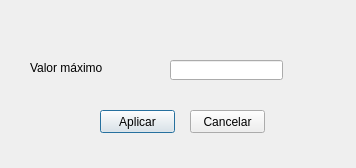
<?xml version="1.0" encoding="UTF-8"?>
<ui version="4.0">
 <class>Dialog</class>
 <widget class="QDialog" name="Dialog">
  <property name="geometry">
   <rect>
    <x>0</x>
    <y>0</y>
    <width>356</width>
    <height>168</height>
   </rect>
  </property>
  <property name="minimumSize">
   <size>
    <width>356</width>
    <height>168</height>
   </size>
  </property>
  <property name="maximumSize">
   <size>
    <width>356</width>
    <height>168</height>
   </size>
  </property>
  <property name="windowTitle">
   <string>Método de eliminación</string>
  </property>
  <widget class="QLabel" name="label_background">
   <property name="geometry">
    <rect>
     <x>0</x>
     <y>0</y>
     <width>411</width>
     <height>241</height>
    </rect>
   </property>
   <property name="text">
    <string/>
   </property>
   <property name="pixmap">
    <pixmap>backgroud.png</pixmap>
   </property>
  </widget>
  <widget class="QLabel" name="label_title">
   <property name="geometry">
    <rect>
     <x>10</x>
     <y>20</y>
     <width>331</width>
     <height>21</height>
    </rect>
   </property>
   <property name="font">
    <font>
     <family>SansSerif</family>
     <pointsize>11</pointsize>
    </font>
   </property>
   <property name="text">
    <string/>
   </property>
   <property name="wordWrap">
    <bool>false</bool>
   </property>
  </widget>
  <widget class="QLineEdit" name="field_maxValue">
   <property name="geometry">
    <rect>
     <x>170</x>
     <y>60</y>
     <width>113</width>
     <height>20</height>
    </rect>
   </property>
  </widget>
  <widget class="QLabel" name="label_maxValue">
   <property name="geometry">
    <rect>
     <x>30</x>
     <y>60</y>
     <width>121</width>
     <height>16</height>
    </rect>
   </property>
   <property name="text">
    <string>Valor máximo</string>
   </property>
  </widget>
  <widget class="QPushButton" name="button_apply">
   <property name="geometry">
    <rect>
     <x>100</x>
     <y>110</y>
     <width>75</width>
     <height>23</height>
    </rect>
   </property>
   <property name="text">
    <string>Aplicar</string>
   </property>
  </widget>
  <widget class="QPushButton" name="button_cancel">
   <property name="geometry">
    <rect>
     <x>190</x>
     <y>110</y>
     <width>75</width>
     <height>23</height>
    </rect>
   </property>
   <property name="text">
    <string>Cancelar</string>
   </property>
  </widget>
 </widget>
 <resources/>
 <connections/>
</ui>
